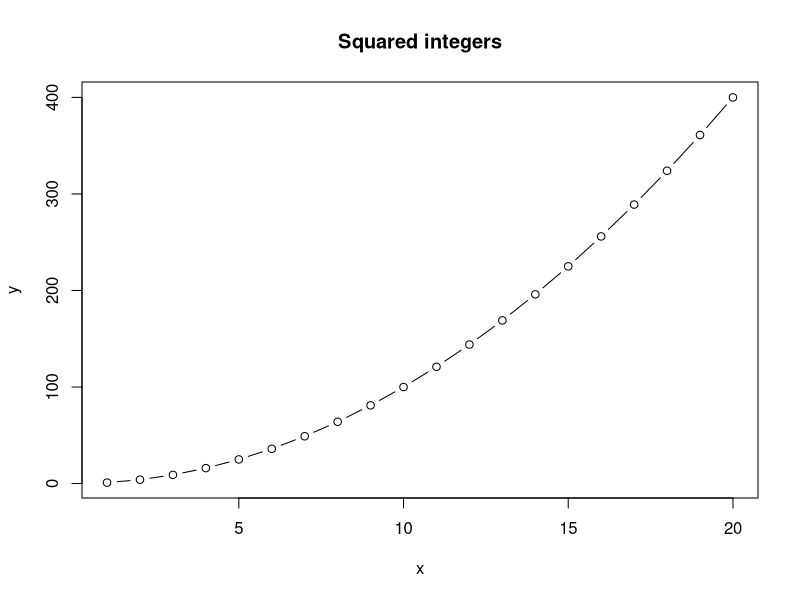

Write R code to recreate this figure.
## This is a R script 
## Run this code to make a plot of x and x^2 for the integers from 1 to 10

x <- 1:20
y <- x**2


plot(x,y, type = "b", main = "Squared integers")
